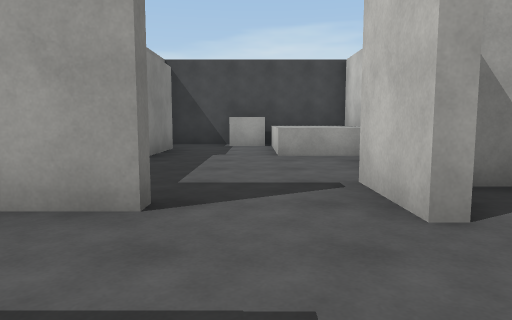
View 1 (above)

24 first-person views from a walk through a 3-D level made in the Unity game engine. The camera is 1.2 m above the floor, tilts 6° down and sees 70° across. The floor is counted in squares, 2 m on a side. Each view is taken from the middle of a square. On the plan, view 1 faces up. The plan holds only what a view shows up to about 10 squares ahead; the rest is blank. Surface patterns are stand-ins for the level's own textures.

View 2
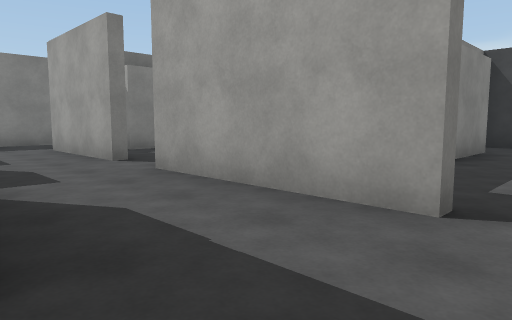

View 3
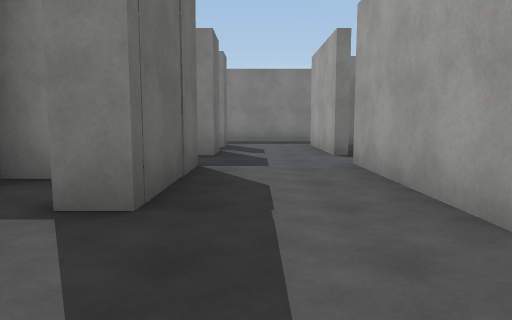

View 4
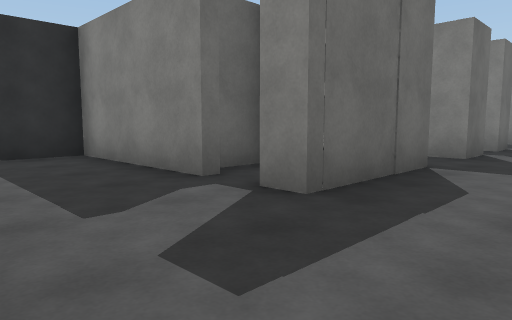

View 5
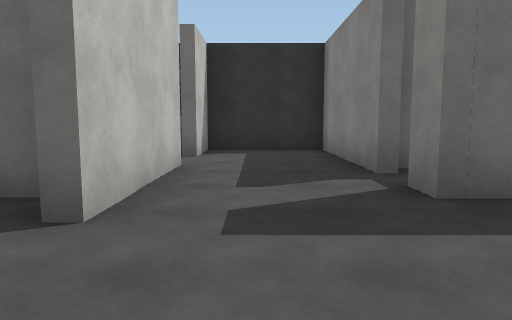

View 6
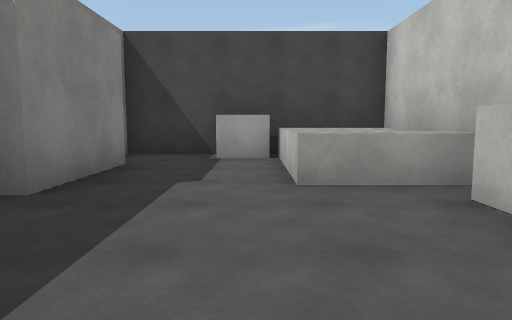

View 7
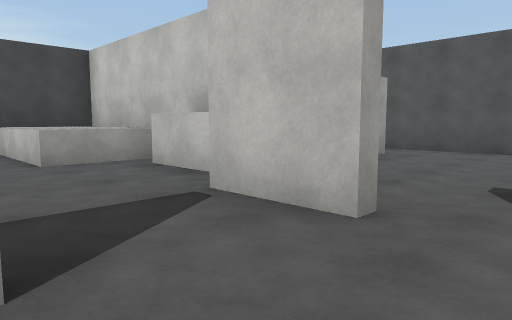

View 8
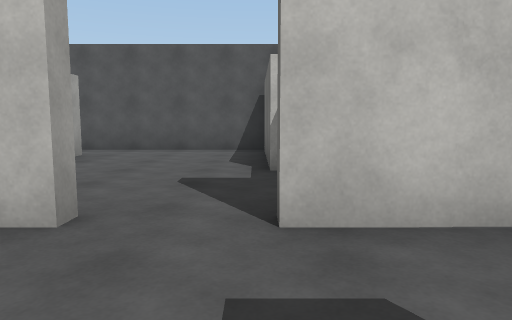

View 9
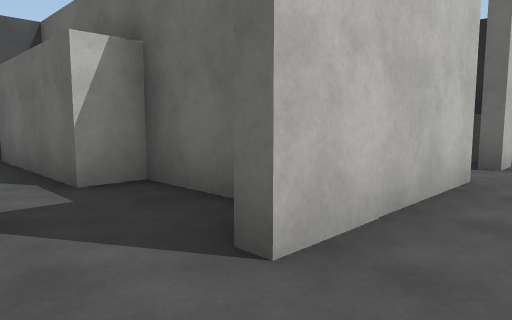

View 10
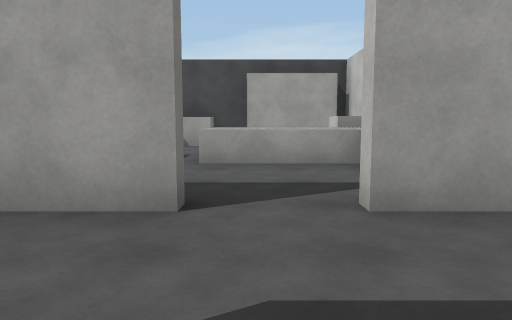

View 11
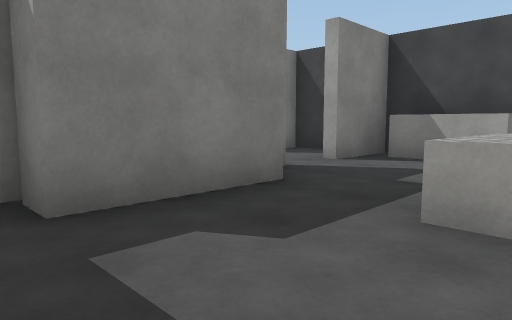

View 12
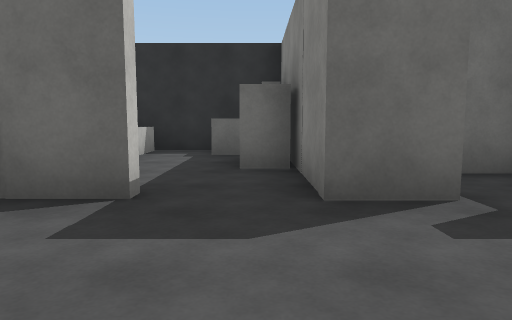

View 13
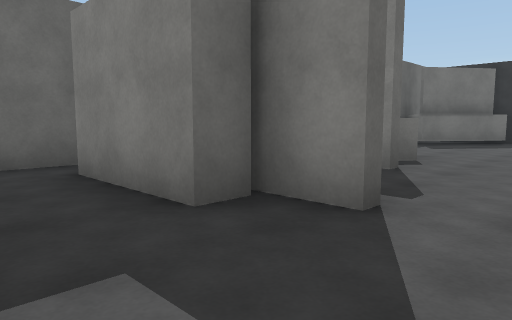

View 14
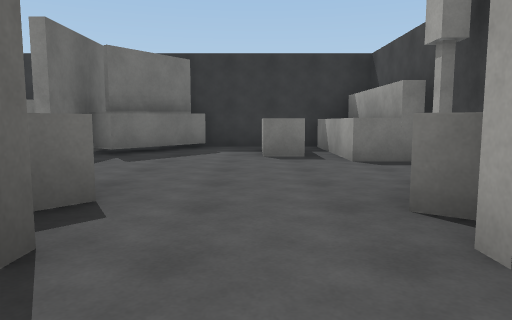

View 15
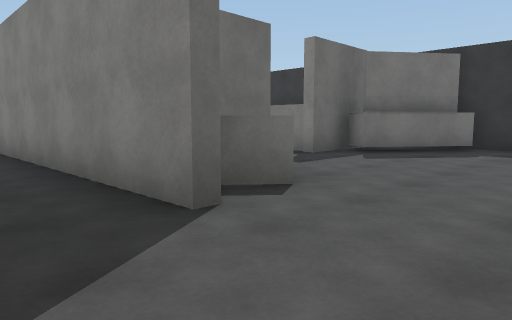

View 16
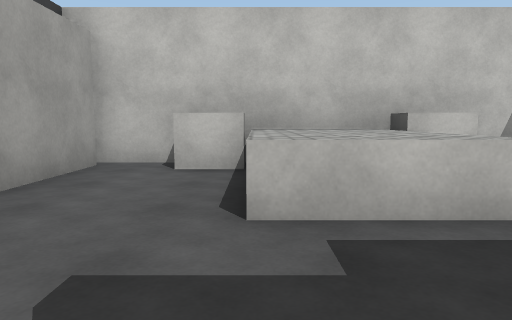

View 17
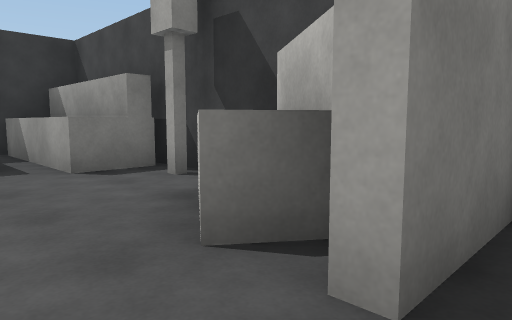

View 18
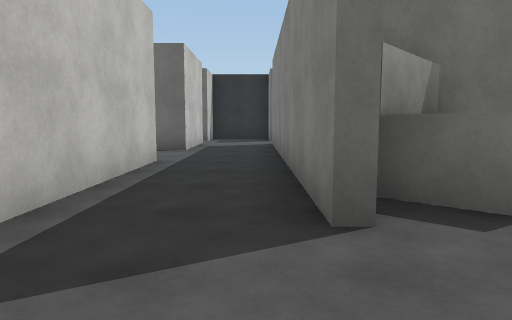

View 19
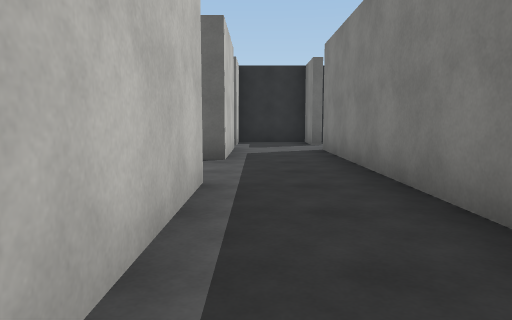

View 20
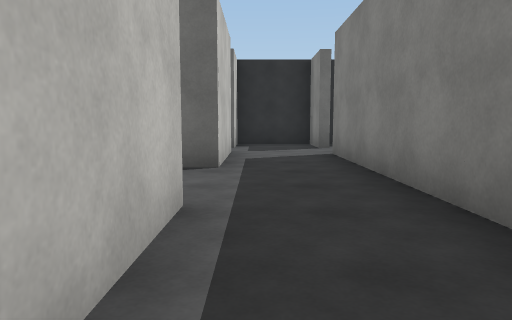

View 21
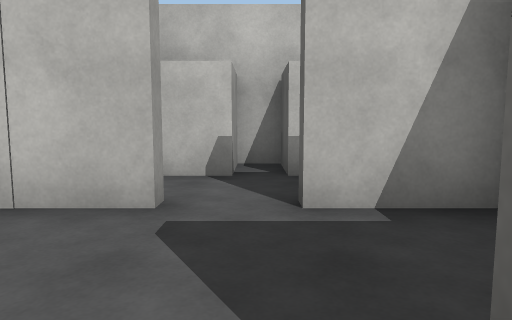

View 22
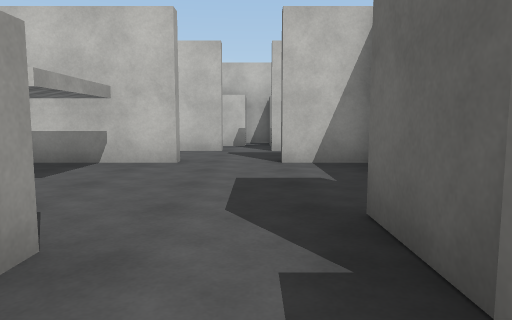

View 23
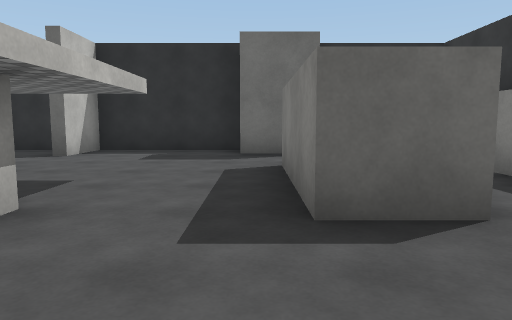

View 24
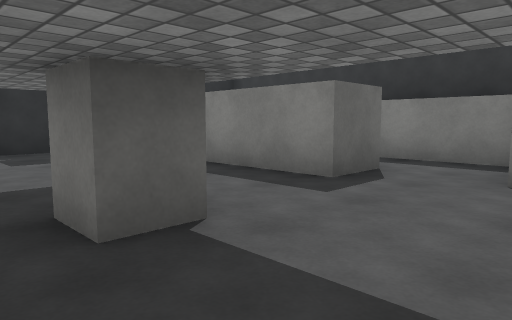

### Floor plan
Key: @ floor where view 1 was taken; # wall or solid block; . floor; ^ raised ledge; O other object.
Columns run from 18 left of view 1 to 7 right of it. Each row starts with its distance up from view 1.
 10    ##################
  9 ######^#..#^^...#.O^#
  8 #..............O#..^#
  7 #.^..........^^O#..^^
  6 #.....##..#..^^^#....#
  5 ##... ##..#....O#...^  # #
  4  ##..####.#.....#...# ...#
  3  ###....#.###.####..#....#
  2  #......#................#
  1  #....#.#................#
  0  #.#....#.#.#.###.@#######
 -1  #.#....#.#.#..#...#
 -2    .......#OOO.##..#
 -3   ...........O.^#...
 -4    ##...#.#OOO.^#..#^
 -5     #######  ########

Positions as (right, up) in squares from view 1, and headings:
1: (0, 0), facing up
2: (0, 0), facing up-left
3: (1, 1), facing left
4: (1, 2), facing down-left
5: (0, 3), facing down
6: (0, 3), facing up
7: (-1, 1), facing up-right
8: (-1, 1), facing right
9: (0, 2), facing down-right
10: (-5, 0), facing up
11: (-5, 3), facing up-left
12: (-5, 3), facing down
13: (-6, 8), facing down-left
14: (-9, 7), facing left
15: (-9, 8), facing down-left
16: (-8, 7), facing right
17: (-10, 7), facing up-left
18: (-10, 8), facing down
19: (-9, 6), facing down
20: (-9, 5), facing down
21: (-11, -3), facing right
22: (-16, -3), facing right
23: (-14, 3), facing down
24: (-11, 3), facing down-left
